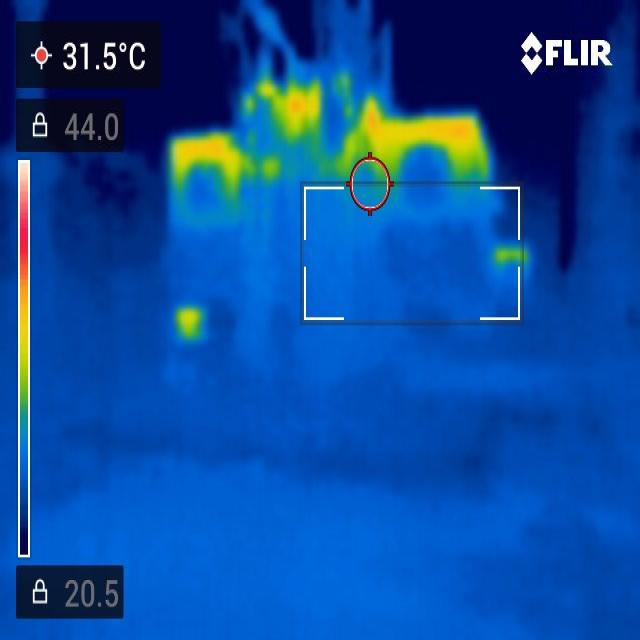
#> input picture Dataset/T1/normal/T1_normal_001.jpg, 640 x 640 px; its folder holds 4 pictures in this run
$ python transform_and_align_images.py
#> lines starting #> are read from the running program, lines starting #| are printed output that depends on the picture; pictures that were not available may be replaced by others from this repository, and a replacement may not be noted
"""
Feature Matching and Image Transformation
==========================================
This script aligns faulty thermal images to normal reference images using
feature matching and homography transformation, then saves the aligned images
with the same filename as the normal reference images.

Features:
- 10% border cropping before feature detection
- SIFT feature detection for high accuracy
- RANSAC-based homography estimation
- Automatic batch processing for all transformer types
"""

import cv2
import numpy as np
import os
import glob
from pathlib import Path


def crop_border(image, border_percent=10):
    """
    Crop border_percent from all sides of the image.

    Args:
        image: Input image
        border_percent: Percentage of border to remove (default: 10%)

    Returns:
        cropped_image, crop_info (dict with original dimensions and crop amounts)
    """
    height, width = image.shape[:2]

    # Calculate crop amounts
    crop_h = int(height * border_percent / 100)
    crop_w = int(width * border_percent / 100)

    # Crop the image
    cropped = image[crop_h:height-crop_h, crop_w:width-crop_w]

    crop_info = {
        'original_height': height,
        'original_width': width,
        'crop_top': crop_h,
        'crop_bottom': crop_h,
        'crop_left': crop_w,
        'crop_right': crop_w,
        'cropped_height': cropped.shape[0],
        'cropped_width': cropped.shape[1]
    }

    return cropped, crop_info


def detect_and_match_features(img1, img2, method='sift', max_features=5000, crop_border_percent=10):
    """
    Detect features in two images and match them with improved accuracy.
    Crops borders before feature detection to avoid edge artifacts.

    Args:
        img1: First image (reference/normal)
        img2: Second image (to be aligned/faulty)
        method: Feature detection method ('sift', 'orb', or 'akaze')
        max_features: Maximum number of features to detect
        crop_border_percent: Percentage of border to remove before feature detection

    Returns:
        keypoints1, keypoints2, good_matches, crop_info1, crop_info2
    """
    # Crop borders from both images
    img1_cropped, crop_info1 = crop_border(img1, crop_border_percent)
    img2_cropped, crop_info2 = crop_border(img2, crop_border_percent)

    print(f"  Original size: {img1.shape[:2]} -> Cropped: {img1_cropped.shape[:2]}")

    # Convert to grayscale
    gray1 = cv2.cvtColor(img1_cropped, cv2.COLOR_BGR2GRAY)
    gray2 = cv2.cvtColor(img2_cropped, cv2.COLOR_BGR2GRAY)

    # Apply histogram equalization to improve feature detection
    gray1 = cv2.equalizeHist(gray1)
    gray2 = cv2.equalizeHist(gray2)

    # Choose feature detector - SIFT is most accurate for thermal images
    if method.lower() == 'sift':
        detector = cv2.SIFT_create(nfeatures=max_features, contrastThreshold=0.03, edgeThreshold=15)
    elif method.lower() == 'akaze':
        detector = cv2.AKAZE_create()
    else:  # ORB
        detector = cv2.ORB_create(nfeatures=max_features, scaleFactor=1.2, nlevels=8, edgeThreshold=15)

    # Detect keypoints and compute descriptors on cropped images
    kp1, des1 = detector.detectAndCompute(gray1, None)
    kp2, des2 = detector.detectAndCompute(gray2, None)

    # Adjust keypoint coordinates back to original image space
    for kp in kp1:
        kp.pt = (kp.pt[0] + crop_info1['crop_left'], kp.pt[1] + crop_info1['crop_top'])

    for kp in kp2:
        kp.pt = (kp.pt[0] + crop_info2['crop_left'], kp.pt[1] + crop_info2['crop_top'])

    print(f"  Detected {len(kp1)} features in reference image")
    print(f"  Detected {len(kp2)} features in faulty image")

    if des1 is None or des2 is None or len(kp1) < 10 or len(kp2) < 10:
        print("  ✗ Not enough features detected!")
        return kp1, kp2, [], crop_info1, crop_info2

    # Match features with improved parameters
    if method.lower() == 'sift':
        # Use FLANN matcher for SIFT
        FLANN_INDEX_KDTREE = 1
        index_params = dict(algorithm=FLANN_INDEX_KDTREE, trees=5)
        search_params = dict(checks=100)
        matcher = cv2.FlannBasedMatcher(index_params, search_params)

        try:
            matches = matcher.knnMatch(des1, des2, k=2)
        except:
            print("  ✗ Matching failed!")
            return kp1, kp2, [], crop_info1, crop_info2

        # Apply Lowe's ratio test with stricter threshold
        good_matches = []
        for match_pair in matches:
            if len(match_pair) == 2:
                m, n = match_pair
                if m.distance < 0.65 * n.distance:
                    good_matches.append(m)

    elif method.lower() == 'akaze':
        matcher = cv2.BFMatcher(cv2.NORM_HAMMING, crossCheck=False)
        matches = matcher.knnMatch(des1, des2, k=2)

        good_matches = []
        for match_pair in matches:
            if len(match_pair) == 2:
                m, n = match_pair
                if m.distance < 0.7 * n.distance:
                    good_matches.append(m)

    else:  # ORB
        matcher = cv2.BFMatcher(cv2.NORM_HAMMING, crossCheck=False)
        matches = matcher.knnMatch(des1, des2, k=2)

        good_matches = []
        for match_pair in matches:
            if len(match_pair) == 2:
                m, n = match_pair
                if m.distance < 0.75 * n.distance:
                    good_matches.append(m)

    # Sort by distance
    good_matches = sorted(good_matches, key=lambda x: x.distance)

    print(f"  Found {len(good_matches)} good matches after ratio test")

    return kp1, kp2, good_matches, crop_info1, crop_info2


def align_images(img_reference, img_to_align, kp1, kp2, matches, min_match_count=20):
    """
    Align img_to_align to img_reference using robust homography transformation.

    Args:
        img_reference: Reference image (normal)
        img_to_align: Image to be aligned (faulty)
        kp1: Keypoints from reference image
        kp2: Keypoints from image to align
        matches: Good matches between keypoints
        min_match_count: Minimum number of matches required

    Returns:
        aligned_image, homography_matrix, match_status, inlier_mask
    """
    if len(matches) < min_match_count:
        print(f"  ✗ Not enough matches: {len(matches)} < {min_match_count}")
        return None, None, False, None

    # Extract matched keypoint coordinates
    src_pts = np.float32([kp1[m.queryIdx].pt for m in matches]).reshape(-1, 1, 2)
    dst_pts = np.float32([kp2[m.trainIdx].pt for m in matches]).reshape(-1, 1, 2)

    # Find homography matrix with RANSAC
    homography, mask = cv2.findHomography(
        dst_pts, src_pts, cv2.RANSAC,
        ransacReprojThreshold=3.0,
        maxIters=5000,
        confidence=0.995
    )

    if homography is None:
        print("  ✗ Could not find homography")
        return None, None, False, None

    # Check if homography is reasonable
    det = np.linalg.det(homography[:2, :2])
    if det < 0.1 or det > 10:
        print(f"  ✗ Homography appears unrealistic (det={det:.2f}), rejecting")
        return None, None, False, None

    # Warp the image to align with reference
    height, width = img_reference.shape[:2]
    aligned_img = cv2.warpPerspective(
        img_to_align, homography, (width, height),
        flags=cv2.INTER_LINEAR,
        borderMode=cv2.BORDER_CONSTANT
    )

    inliers = np.sum(mask)
    inlier_ratio = inliers / len(matches)

    print(f"  ✓ Homography found: {inliers}/{len(matches)} inliers ({inlier_ratio*100:.1f}%)")
    print(f"  ✓ Determinant: {det:.3f}")

    if inlier_ratio < 0.3:
        print(f"  ⚠ Warning: Low inlier ratio ({inlier_ratio*100:.1f}%), alignment may be poor")

    return aligned_img, homography, True, mask


def process_transformer(transformer_type, dataset_path="Dataset", output_path="Dataset_Aligned",
                       method='sift', max_features=5000, crop_border_percent=10):
    """
    Process all faulty images for a transformer type and save aligned versions.

    Args:
        transformer_type: 'T1', 'T2', etc.
        dataset_path: Path to dataset directory
        output_path: Path to output directory
        method: Feature detection method
        max_features: Maximum features to detect
        crop_border_percent: Percentage of border to crop

    Returns:
        Dictionary with processing statistics
    """
    print(f"\n{'='*70}")
    print(f"Processing: {transformer_type}")
    print(f"{'='*70}")

    # Setup paths
    base_path = os.path.join(dataset_path, transformer_type)
    output_base = os.path.join(output_path, transformer_type)

    # Get normal and faulty images
    normal_pattern = os.path.join(base_path, "normal/*.*")
    faulty_pattern = os.path.join(base_path, "faulty/*.*")

    normal_images = sorted(glob.glob(normal_pattern))
    faulty_images = sorted(glob.glob(faulty_pattern))

    print(f"\nFound {len(normal_images)} normal image(s)")
    print(f"Found {len(faulty_images)} faulty image(s)")

    if len(normal_images) == 0:
        print(f"✗ No normal images found for {transformer_type}")
        return {'transformer': transformer_type, 'processed': 0, 'successful': 0, 'failed': 0}

    if len(faulty_images) == 0:
        print(f"✗ No faulty images found for {transformer_type}")
        return {'transformer': transformer_type, 'processed': 0, 'successful': 0, 'failed': 0}

    # Use first normal image as reference
    normal_path = normal_images[0]
    normal_filename = os.path.basename(normal_path)
    print(f"\nReference image: {normal_filename}")

    # Load reference image
    normal_img = cv2.imread(normal_path)
    if normal_img is None:
        print(f"✗ Could not load reference image: {normal_path}")
        return {'transformer': transformer_type, 'processed': 0, 'successful': 0, 'failed': 0}

    # Create output directory
    output_normal_dir = os.path.join(output_base, "normal")
    os.makedirs(output_normal_dir, exist_ok=True)

    # Save the reference normal image to output
    output_normal_path = os.path.join(output_normal_dir, normal_filename)
    cv2.imwrite(output_normal_path, normal_img)
    print(f"✓ Saved reference image to: {output_normal_path}")

    # Statistics
    stats = {
        'transformer': transformer_type,
        'processed': 0,
        'successful': 0,
        'failed': 0,
        'details': []
    }

    # Process each faulty image
    print(f"\nProcessing {len(faulty_images)} faulty image(s)...")
    print("-" * 70)

    for idx, faulty_path in enumerate(faulty_images, 1):
        faulty_filename = os.path.basename(faulty_path)
        print(f"\n[{idx}/{len(faulty_images)}] {faulty_filename}")

        stats['processed'] += 1

        try:
            # Load faulty image
            faulty_img = cv2.imread(faulty_path)
            if faulty_img is None:
                raise ValueError(f"Could not load image: {faulty_path}")

            # Detect and match features
            kp1, kp2, matches, _, _ = detect_and_match_features(
                normal_img, faulty_img,
                method=method,
                max_features=max_features,
                crop_border_percent=crop_border_percent
            )

            # Align images
            aligned_img, homography, success, mask = align_images(
                normal_img, faulty_img, kp1, kp2, matches
            )

            if success and aligned_img is not None:
                # Save aligned image with same filename as normal image
                output_aligned_path = os.path.join(output_normal_dir, normal_filename)

                # If multiple faulty images, add index to filename
                if len(faulty_images) > 1:
                    name_parts = os.path.splitext(normal_filename)
                    output_aligned_path = os.path.join(
                        output_normal_dir,
                        f"{name_parts[0]}_aligned_{idx}{name_parts[1]}"
                    )

                cv2.imwrite(output_aligned_path, aligned_img)
                print(f"  ✓ Saved aligned image to: {output_aligned_path}")

                stats['successful'] += 1
                stats['details'].append({
                    'faulty_file': faulty_filename,
                    'output_file': os.path.basename(output_aligned_path),
                    'num_matches': len(matches),
                    'status': 'success'
                })
            else:
                print(f"  ✗ Alignment failed")
                stats['failed'] += 1
                stats['details'].append({
                    'faulty_file': faulty_filename,
                    'status': 'failed',
                    'reason': 'alignment_failed'
                })

        except Exception as e:
            print(f"  ✗ Error: {str(e)}")
            stats['failed'] += 1
            stats['details'].append({
                'faulty_file': faulty_filename,
                'status': 'error',
                'reason': str(e)
            })

    # Print summary
    print(f"\n{'='*70}")
    print(f"Summary for {transformer_type}:")
    print(f"  Total processed: {stats['processed']}")
    print(f"  Successful: {stats['successful']}")
    print(f"  Failed: {stats['failed']}")
    print(f"  Success rate: {(stats['successful']/stats['processed']*100):.1f}%")
    print(f"{'='*70}")

    return stats


def main():
    """Main function to process all transformer types."""
    print("\n" + "="*70)
    print("Feature Matching and Image Alignment")
    print("="*70)
    print("\nConfiguration:")
    print("  - Method: SIFT")
    print("  - Max features: 5000")
    print("  - Border crop: 10%")
    print("  - Output directory: Dataset_Aligned/")

    # Dataset configuration
    dataset_path = "Dataset"
    output_path = "Dataset_Aligned"

    # Find all transformer types
    transformer_types = []
    if os.path.exists(dataset_path):
        transformer_types = sorted([d for d in os.listdir(dataset_path)
                                   if os.path.isdir(os.path.join(dataset_path, d))
                                   and d.startswith('T')])

    if not transformer_types:
        print(f"\n✗ No transformer directories found in {dataset_path}")
        return

    print(f"\nFound transformer types: {', '.join(transformer_types)}")

    # Process each transformer type
    all_stats = []
    for transformer_type in transformer_types:
        stats = process_transformer(
            transformer_type,
            dataset_path=dataset_path,
            output_path=output_path,
            method='sift',
            max_features=5000,
            crop_border_percent=10
        )
#> in process_transformer, normal_img is the input picture: shape (640, 640, 3); mean B, G, R 156.9, 75.1, 11.5
#> in crop_border, `cropped = image[crop_h:height-crop_h, crop_w:width-crop_w]`:
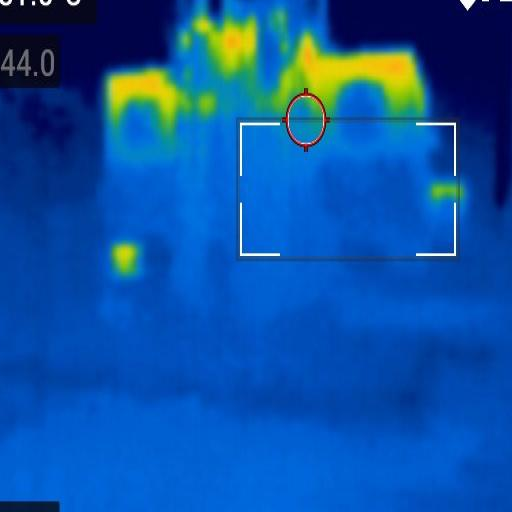
#> cropped: shape (512, 512, 3); mean B, G, R 163.5, 82.5, 11.5
#> in detect_and_match_features, `img1_cropped, crop_info1 = crop_border(img1, crop_border_percent)`: crop_info1 = {'original_height': 640, 'original_width': 640, 'crop_top': 64, 'crop_bottom': 64, 'crop_left': 64, 'crop_right': 64, 'cropped_height': 512, 'cropped_width': 512}
#> in detect_and_match_features, `img2_cropped, crop_info2 = crop_border(img2, crop_border_percent)`: crop_info2 has the same summary as crop_info1
#|   Original size: (640, 640) -> Cropped: (512, 512)
#> in detect_and_match_features, `gray1 = cv2.cvtColor(img1_cropped, cv2.COLOR_BGR2GRAY)`:
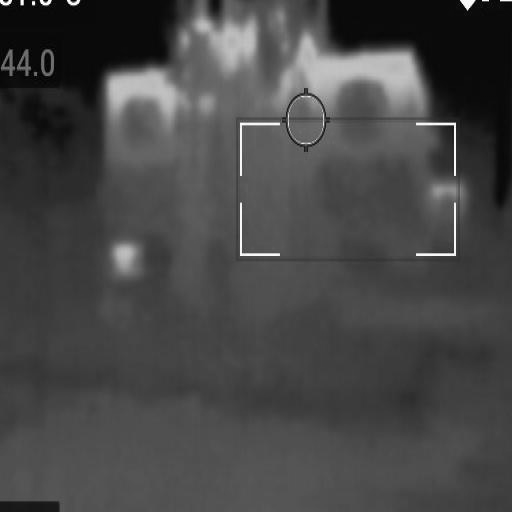
#> gray1: shape (512, 512); min 1, max 255, mean 70.5
#> in detect_and_match_features, `gray1 = cv2.equalizeHist(gray1)`:
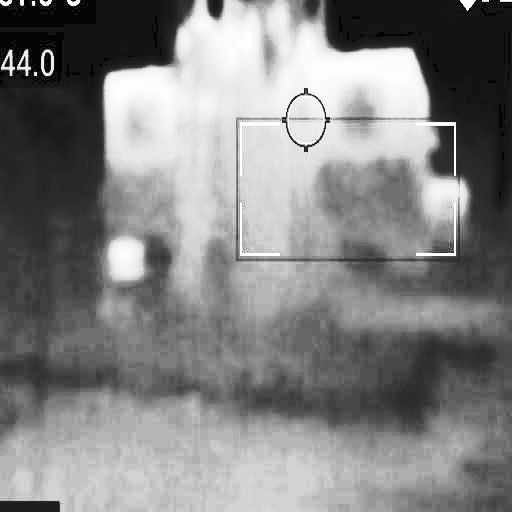
#> gray1: shape (512, 512); min 0, max 255, mean 129.8
#> in detect_and_match_features, `kp1, des1 = detector.detectAndCompute(gray1, None)`: kp1 = 310 keypoints; strongest (x, y, size): (35, 74, 2.5), (33, 3, 2.7), (22, 3, 3.2), (27, 74, 1.9)
#> in detect_and_match_features, `kp2, des2 = detector.detectAndCompute(gray2, None)`: kp2 has the same summary as kp1
#> the loop in detect_and_match_features, `for kp in kp1:` made 310 passes
#> the loop in detect_and_match_features, `for kp in kp2:` made 310 passes
#|   Detected 310 features in reference image
#|   Detected 310 features in faulty image
#> in detect_and_match_features, `matches = matcher.knnMatch(des1, des2, k=2)`: matches = 310 matches
#|   Found 310 good matches after ratio test
#> in process_transformer, `kp1, kp2, matches, _, _ = detect_and_match_features( normal_img, fault..`: kp1 = 310 keypoints; strongest (x, y, size): (99, 138, 2.5), (97, 67, 2.7), (86, 67, 3.2), (91, 138, 1.9); kp2 has the same summary as kp1; matches = 310 matches
#> in align_images, `src_pts = np.float32([kp1[m.queryIdx].pt for m in matches]).reshape(-1..`: src_pts = 310 rows, first 8: [67.08, 131.6], [67.98, 126.8], [67.98, 126.8], [69.21, 67.94], [69.93, 71], [70.22, 116.5], [70.53, 132], [71.17, 128.4]
#> in align_images, `dst_pts = np.float32([kp2[m.trainIdx].pt for m in matches]).reshape(-1..`: dst_pts has the same summary as src_pts
#> in align_images, `homography, mask = cv2.findHomography( dst_pts, src_pts, cv2.RANSAC, r..`: homography = [[1, 7.57e-16, 4.62e-13], [-2.68e-15, 1, 4.32e-13], [-1.1e-17, 1.86e-18, 1]]; mask = 310 values from 1 to 1
#> in align_images, `det = np.linalg.det(homography[:2, :2])`: det = 1
#> in align_images, `inliers = np.sum(mask)`: inliers = 310
#> in align_images, `inlier_ratio = inliers / len(matches)`: inlier_ratio = 1
#|   ✓ Homography found: 310/310 inliers (100.0%)
#|   ✓ Determinant: 1.000
#> in process_transformer, `aligned_img, homography, success, mask = align_images( normal_img, fau..`: success = True; mask = 310 values from 1 to 1
        all_stats.append(stats)

    # Print overall summary
    print(f"\n{'='*70}")
    print("OVERALL SUMMARY")
    print(f"{'='*70}")

    total_processed = sum(s['processed'] for s in all_stats)
    total_successful = sum(s['successful'] for s in all_stats)
    total_failed = sum(s['failed'] for s in all_stats)

    print(f"\nTransformers processed: {len(all_stats)}")
    print(f"Total images processed: {total_processed}")
    print(f"Total successful: {total_successful}")
    print(f"Total failed: {total_failed}")

    if total_processed > 0:
        print(f"Overall success rate: {(total_successful/total_processed*100):.1f}%")

    print(f"\n✓ All aligned images saved to: {output_path}/")
    print(f"{'='*70}\n")


if __name__ == "__main__":
    main()
